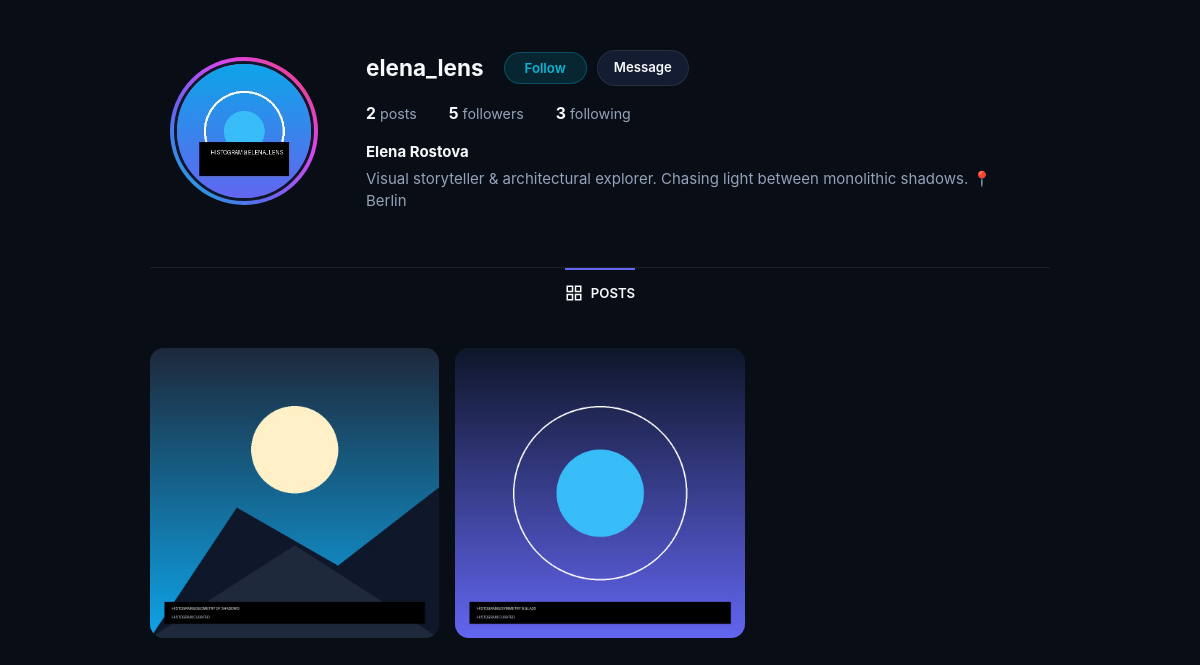
Screenshot of /profile/elena_lens with the database file from the repository.
### tables this page shows
CREATE TABLE users (
        id INTEGER PRIMARY KEY AUTOINCREMENT,
        username TEXT UNIQUE NOT NULL COLLATE NOCASE,
        email TEXT UNIQUE NOT NULL COLLATE NOCASE,
        password_hash TEXT NOT NULL,
        full_name TEXT,
        bio TEXT,
        profile_picture TEXT DEFAULT 'default_avatar.svg',
        created_at TIMESTAMP DEFAULT CURRENT_TIMESTAMP
    );

CREATE TABLE posts (
        id INTEGER PRIMARY KEY AUTOINCREMENT,
        user_id INTEGER NOT NULL,
        media_path TEXT NOT NULL,
        media_type TEXT NOT NULL CHECK(media_type IN ('image', 'video')),
        caption TEXT,
        created_at TIMESTAMP DEFAULT CURRENT_TIMESTAMP,
        FOREIGN KEY (user_id) REFERENCES users(id) ON DELETE CASCADE
    );

### app.py (the view, shortened to what this page needs)
@app.route('/profile/<username>')
def profile(username):
    current_user = get_current_user()
    current_user_id = current_user['id'] if current_user else 0
    profile_user = database.query_db("SELECT * FROM users WHERE username = ?", (username,), one=True)
    if not profile_user:
        abort(404)
    is_self = (current_user and current_user['id'] == profile_user['id'])
    posts_count = database.query_db(
        "SELECT COUNT(*) as count FROM posts WHERE user_id = ?",
        (profile_user['id'],), one=True
    )['count']
    followers_count = database.query_db(
        "SELECT COUNT(*) as count FROM followers WHERE following_id = ?",
        (profile_user['id'],), one=True
    )['count']
    following_count = database.query_db(
        "SELECT COUNT(*) as count FROM followers WHERE follower_id = ?",
        (profile_user['id'],), one=True
    )['count']
    is_following = False
    if current_user and not is_self:
        f_row = database.query_db(
            "SELECT 1 FROM followers WHERE follower_id = ? AND following_id = ?",
            (current_user['id'], profile_user['id']), one=True
        )
        is_following = bool(f_row)
    user_posts = database.query_db("""
        SELECT p.*,
               (SELECT COUNT(*) FROM likes WHERE post_id = p.id) AS likes_count,
               (SELECT COUNT(*) FROM comments WHERE post_id = p.id) AS comments_count
        FROM posts p
        WHERE p.user_id = ?
        ORDER BY p.created_at DESC
    """, (profile_user['id'],))
    saved_posts = []
    has_active_story = database.query_db("""
        SELECT 1 FROM stories WHERE user_id = ? AND expires_at > CURRENT_TIMESTAMP LIMIT 1
    """, (profile_user['id'],), one=True)
    return render_template(
        'profile.html',
        profile_user=dict(profile_user),
        is_self=is_self,
        is_following=is_following,
        posts_count=posts_count,
        followers_count=followers_count,
        following_count=following_count,
        posts=[dict(p) for p in user_posts],
        saved_posts=[dict(p) for p in saved_posts],
        has_active_story=bool(has_active_story)
    )

### app.py (called while the page is built, shortened)
def get_current_user():
    user_id = session.get('user_id')
    if not user_id:
        return None
    return database.query_db("SELECT * FROM users WHERE id = ?", (user_id,), one=True)

@app.context_processor
def inject_global_context():
    current_user = get_current_user()
    unread_notifications = 0
    unread_messages = 0
    return {
        'current_user': current_user,
        'unread_notifications_count': unread_notifications,
        'unread_messages_count': unread_messages,
        'now_year': datetime.now().year
    }

### database.py (called while the page is built)
def get_db_connection():
    conn = sqlite3.connect(DATABASE_PATH)
    conn.row_factory = sqlite3.Row
    conn.execute("PRAGMA foreign_keys = ON;")
    return conn

def query_db(query, args=(), one=False):
    conn = get_db_connection()
    cur = conn.cursor()
    cur.execute(query, args)
    r = cur.fetchall()
    conn.close()
    return (r[0] if r else None) if one else r

### templates/profile.html (shortened to what this page needs)
{% extends "base.html" %}
{% block content %}
<div class="profile-container">
  <header class="profile-header">
    <div class="profile-avatar-container {% if has_active_story %}has-story{% endif %}"
         {% if has_active_story %}onclick="openStoryViewer('{{ profile_user.username }}')" title="View Active Story"{% endif %}>
      <img src="{{ url_for('serve_upload', folder='profiles', filename=profile_user.profile_picture) }}" class="profile-avatar-img" alt="{{ profile_user.username }}">
    </div>
    <div class="profile-info">
      <div class="profile-title-row">
        <h1 class="profile-username">{{ profile_user.username }}</h1>
        <div class="profile-actions">
          {% if is_self %}
            <a href="{{ url_for('edit_profile') }}" class="btn btn-secondary" style="padding:7px 16px;font-size:0.88rem;">Edit profile</a>
          {% else %}
            <button class="btn-follow {% if is_following %}following{% endif %}" onclick="toggleFollow({{ profile_user.id }}, this)" style="padding:7px 20px;font-size:0.88rem;">
              {% if is_following %}Following{% else %}Follow{% endif %}
            </button>
            <a href="{{ url_for('messages_page', username=profile_user.username) }}" class="btn btn-secondary" style="padding:7px 16px;font-size:0.88rem;">Message</a>
          {% endif %}
        </div>
      </div>
      <div class="profile-stats-row">
        <div class="stat-item">
          <strong>{{ posts_count }}</strong> posts
        </div>
        <div class="stat-item" onclick="openUsersModal('Followers', '/api/users/{{ profile_user.id }}/followers')">
          <strong id="profile-followers-count">{{ followers_count }}</strong> followers
        </div>
        <div class="stat-item" onclick="openUsersModal('Following', '/api/users/{{ profile_user.id }}/following')">
          <strong>{{ following_count }}</strong> following
        </div>
      </div>
      <div class="profile-bio-box">
        {% if profile_user.full_name %}
          <span class="profile-fullname">{{ profile_user.full_name }}</span>
        {% endif %}
        {% if profile_user.bio %}
          <p class="profile-bio">{{ profile_user.bio }}</p>
        {% endif %}
      </div>
    </div>
  </header>
  <div class="profile-tabs">
    <button class="profile-tab active" id="tab-posts-btn" onclick="switchProfileTab('posts')">
      <svg xmlns="http://www.w3.org/2000/svg" viewBox="0 0 24 24" fill="none" stroke="currentColor" stroke-width="2"><rect x="3" y="3" width="7" height="7"/><rect x="14" y="3" width="7" height="7"/><rect x="14" y="14" width="7" height="7"/><rect x="3" y="14" width="7" height="7"/></svg>
      <span>POSTS</span>
    </button>
  </div>
  <div id="posts-content">
    {% if posts %}
    <div class="media-grid">
      {% for post in posts %}
      <a href="{{ url_for('view_post', post_id=post.id) }}" class="grid-item">
        {% if post.media_type == 'video' %}
          <video src="{{ url_for('serve_upload', folder='posts', filename=post.media_path) }}" preload="metadata"></video>
          <div class="grid-video-badge">
            <svg xmlns="http://www.w3.org/2000/svg" width="14" height="14" viewBox="0 0 24 24" fill="currentColor"><polygon points="5 3 19 12 5 21 5 3"/></svg>
          </div>
        {% else %}
          <img src="{{ url_for('serve_upload', folder='posts', filename=post.media_path) }}" alt="" loading="lazy">
        {% endif %}
      </a>
      {% endfor %}
    </div>
    {% endif %}
  </div>
</div>
{% endblock %}

### templates/base.html (shortened to what this page needs)
<!DOCTYPE html>
<html lang="en">
<head>
  <link rel="stylesheet" href="{{ url_for('static', filename='css/style.css') }}">
</head>
<body>
  <div class="app-wrapper">
    <main class="app-main" {% if not current_user %}style="margin-left:0;padding-top:40px;"{% endif %}>
      {% block content %}{% endblock %}
    </main>
  </div>
</body>
</html>

### rows the page displays
users: profile_picture+username (picture), username "elena_lens", full_name "Elena Rostova", bio "Visual storyteller & architectural explorer. Chasing light between monolithic shadows. 📍 Berlin"
posts: media_path (picture)
posts: media_path (picture)

### other values shown
{{ posts_count }} "2"
{{ followers_count }} "5"
{{ following_count }} "3"
